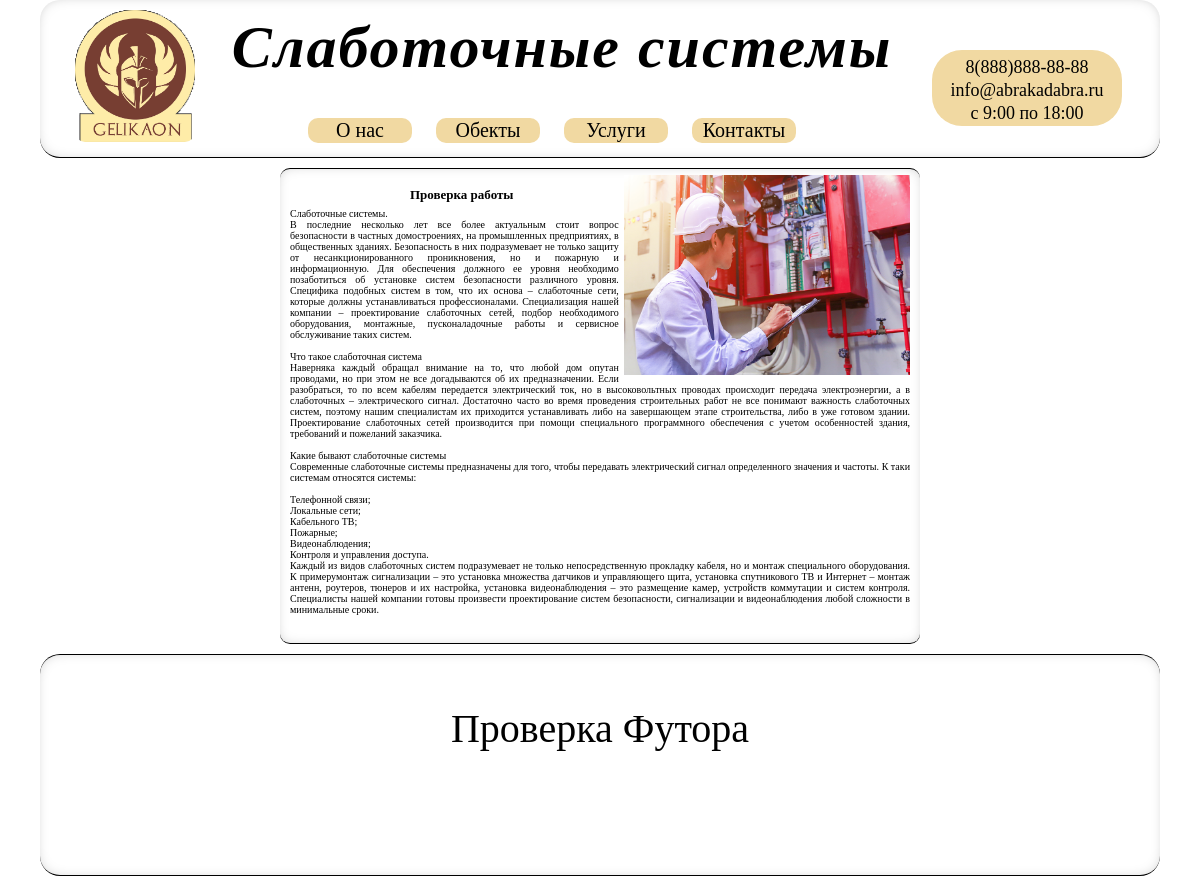
The page / on the database its author committed.
### main/models.py (models this page shows, shortened)
class Main_page(models.Model):
    title = models.CharField(max_length=150, null=True)
    content = models.TextField(blank=True)
    photo = models.ImageField(upload_to='photos/%y/%m/%d/')
    time_create = models.DateTimeField(auto_now_add=True)
    time_update = models.DateTimeField(auto_now=True)
    is_published = models.BooleanField(default=True)

### main/views.py (the view)
# urls.py: path('', index, name='home'),
def index(request):
    index_page = Main_page.objects.all()
    return render(request, 'main/index.html', {'index_page': index_page, 'title': 'Главная страница'})

### main/templates/main/index.html
{% extends 'main/layout.html' %}
{% block content %}
<center><div class="index_page">
    {% for mp in index_page %}
{% if mp.photo %}
	<p><img class="img-index-right" src="{{ mp.photo.url }}"></p>
{% endif %}
    <p class="index_heading">{{ mp.title }}</p>
    <p class="index_p">{{ mp.content|linebreaksbr }}</p><br>
{% endfor %}
</div></center>
{% endblock %}

### main/static/main/css/main.css (style rules this page uses)
body { margin: 0; padding: 0; width: 100%; height: 100%; min-width: 0; position: absolute; left: 0; top: 0; overflow: auto; }

### main/static/main/css/index.css (style rules this page uses)
div.index_page { margin: 10px 0 0 0; padding: 10px; border-top: 1px solid; border-bottom: 1px solid; border-radius: 10px; width: 620px; height: auto; box-shadow: 0px 0px 20px -15px inset; }
p.index_heading { font-size: 13px; text-align: left; margin: -20px 0 5px 120px; padding: 0; font-weight: 900; }
p.index_p { font-size: 10px; margin: 0; padding: 0; text-align: justify; }
.img-index-right { float: right; height: 200px; width: auto; margin: -20px 0 0 5px; }

### rows shown on the page
Main_page: photo (picture), title "Проверка работы", content "Слаботочные системы. В последние несколько лет все более актуальным стоит вопрос безопасности в частных домостроениях, на промышленных предприятиях, в общественных зданиях. Безопасность в них подразумевает не только защиту от несанкционированного проникновения, но и пожарную и информационную. Для обеспечения должного ее уровня необходимо позаботиться об установке систем безопасности различного уровня. Специфика подобных систем в том, что их основа – слаботочные сети, которые должны устанавливаться профессионалами. Специализация нашей компании – проектирование слаботочных сетей, подбор необходимого оборудования, монтажные, пусконаладочные работы и сервисное обслуживание таких систем. Что…"
